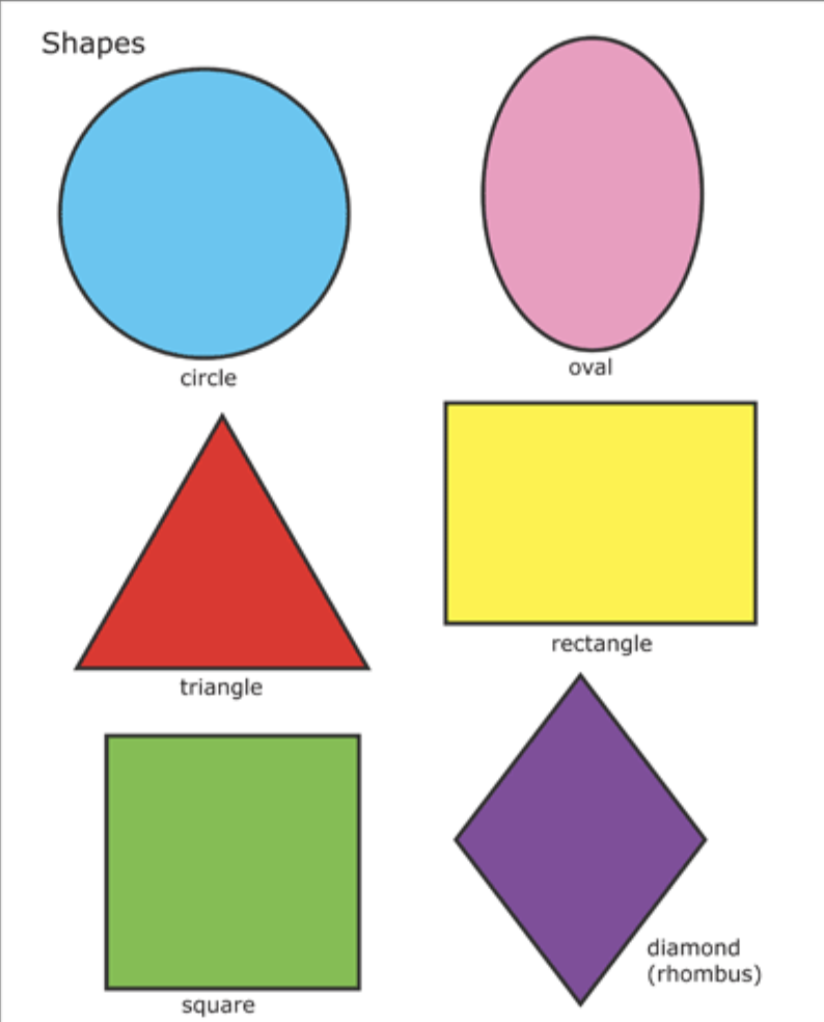
#> input picture Resources/shapes.png, 824 x 1022 px
$ python chapter8-shape-detection.py
#> lines starting #> are read from the running program, lines starting #| are printed output that depends on the picture; after the words box and inside, x2 and y2 are one past the last pixel; in counts of white or black regions, pixels touching at a corner belong together
import cv2
import numpy as np

path = "Resources/shapes.png"

def stackImages(scale,imgArray):
    rows = len(imgArray)
    cols = len(imgArray[0])
    rowsAvailable = isinstance(imgArray[0], list)
    width = imgArray[0][0].shape[1]
    height = imgArray[0][0].shape[0]
    if rowsAvailable:
        for x in range ( 0, rows):
            for y in range(0, cols):
                if imgArray[x][y].shape[:2] == imgArray[0][0].shape [:2]:
                    imgArray[x][y] = cv2.resize(imgArray[x][y], (0, 0), None, scale, scale)
                else:
                    imgArray[x][y] = cv2.resize(imgArray[x][y], (imgArray[0][0].shape[1], imgArray[0][0].shape[0]), None, scale, scale)
                if len(imgArray[x][y].shape) == 2: imgArray[x][y]= cv2.cvtColor( imgArray[x][y], cv2.COLOR_GRAY2BGR)
        imageBlank = np.zeros((height, width, 3), np.uint8)
        hor = [imageBlank]*rows
        hor_con = [imageBlank]*rows
        for x in range(0, rows):
            hor[x] = np.hstack(imgArray[x])
        ver = np.vstack(hor)
    else:
        for x in range(0, rows):
            if imgArray[x].shape[:2] == imgArray[0].shape[:2]:
                imgArray[x] = cv2.resize(imgArray[x], (0, 0), None, scale, scale)
            else:
                imgArray[x] = cv2.resize(imgArray[x], (imgArray[0].shape[1], imgArray[0].shape[0]), None,scale, scale)
            if len(imgArray[x].shape) == 2: imgArray[x] = cv2.cvtColor(imgArray[x], cv2.COLOR_GRAY2BGR)
        hor= np.hstack(imgArray)
        ver = hor
    return ver

def getCoutours(img):
    contours, hierarchy = cv2.findContours(img, cv2.RETR_EXTERNAL, cv2.CHAIN_APPROX_NONE)
    for cnt in contours:
        area = cv2.contourArea(cnt)
        #print(area)

        if area > 500:
            cv2.drawContours(imgContour, cnt, -1, (255, 0, 0), 2)
            perimeter = cv2.arcLength(cnt, True)
            #print(perimeter)
            approx = cv2.approxPolyDP(cnt, 0.02*perimeter, True)
            #print(len(approx))

            objCorners = len(approx)
            x, y, w, h = cv2.boundingRect(approx)

            if(objCorners == 3): objectType = "Tri"
            elif(objCorners == 4):
                aspRatio = w/float(h)
                if(aspRatio > 0.95 and aspRatio < 1.05):
                    objectType = "Square"
                else:
                    objectType = "Rectangle"
            elif(objCorners > 4): objectType = "Circle"


            cv2.rectangle(imgContour, (x, y), (x+w, y+h), (0, 255, 0), 3)
            cv2.putText(imgContour, objectType, ((x + (w//2)), y + (h//2)), cv2.FONT_HERSHEY_COMPLEX, 0.8, (0, 0, 0), 2)


img = cv2.imread(path)
#> img is the input picture: shape (1022, 824, 3); mean B, G, R 203.5, 215.4, 218.7
imgContour = img.copy()
imgGrey = cv2.cvtColor(img, cv2.COLOR_BGR2GRAY)
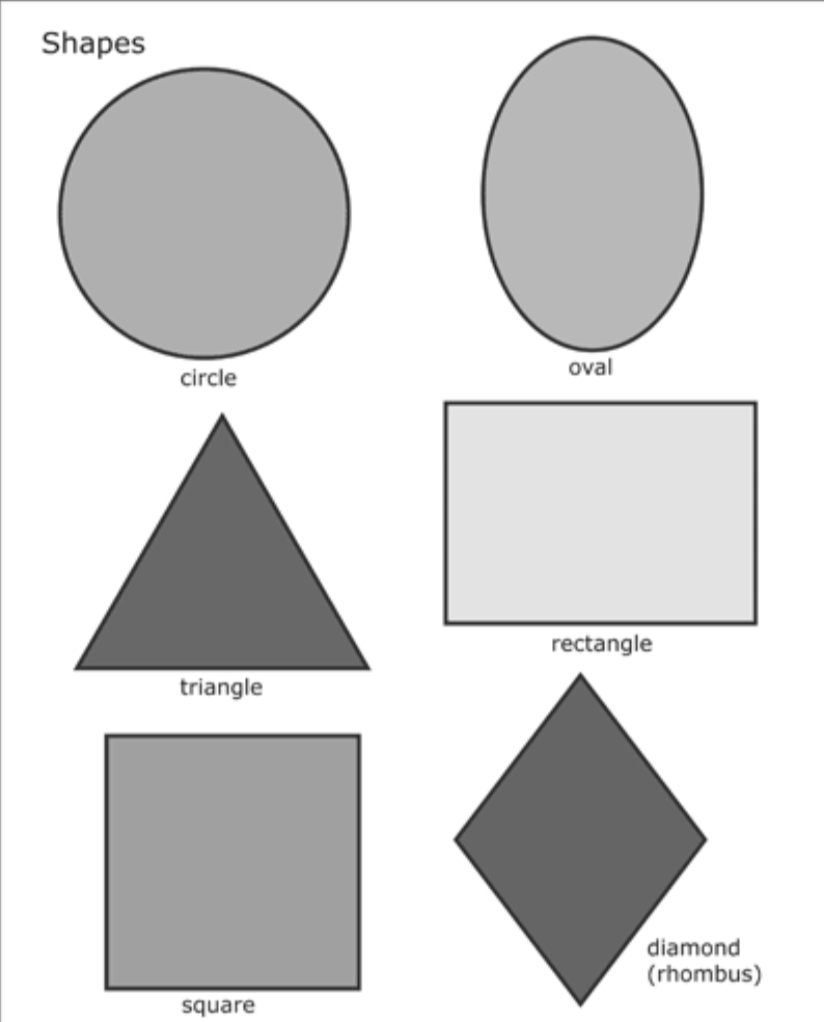
#> imgGrey: shape (1022, 824); min 33, max 255, mean 215.1
imgBlur = cv2.GaussianBlur(imgGrey, (7,7), 1)
imgCanny = cv2.Canny(img, 50, 50)
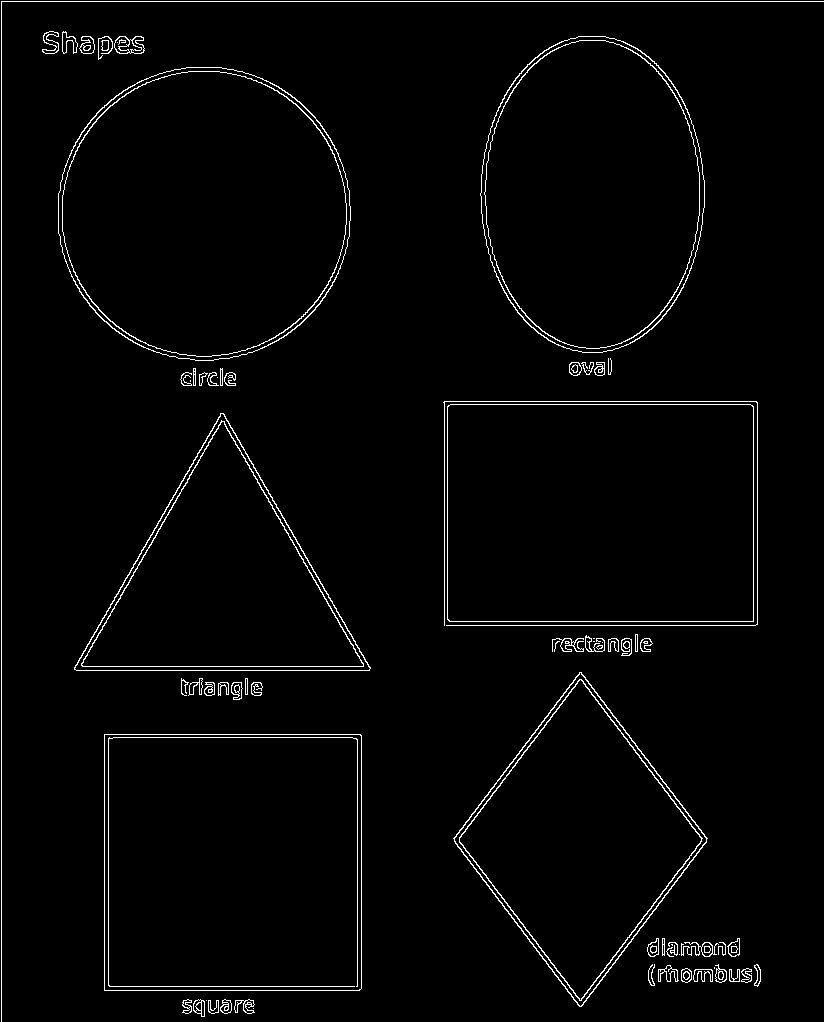
#> imgCanny: shape (1022, 824); 2.2% white in thin lines or dots
getCoutours(imgCanny)
#> in getCoutours, `contours, hierarchy = cv2.findContours(img, cv2.RETR_EXTERNAL, cv2.CHA..`: contours = 71 contours, 27 with area under 20; largest, box (x1, y1, x2, y2) and area: (58, 67, 351, 361) 67438, (447, 404, 754, 622) 66394, (104, 734, 362, 991) 65790, (480, 36, 705, 353) 55550, (453, 672, 708, 1007) 42921
#> the loop in getCoutours, `for cnt in contours:` made 71 passes
#> (area, perimeter, approx, objCorners, x, y, w, h) on passes 27, 35, 49: (65789.5, 1024.2, [[104, 734], [104, 990], [361, 988], [360, 734]], 4, 104, 734, 258, 257), (42921, 880.8, [[579, 672], [453, 838], [581, 1006], [707, 838]], 4, 453, 672, 255, 335), (66394, 1042.5, [[447, 406], [449, 621], [753, 621], [752, 405]], 4, 447, 405, 307, 217)
#> (area, perimeter, approx, objCorners, x, y, w, h) on pass 48: (38671.5, 933.2, [[220, 413], [74, 669], [369, 670]], 3, 74, 413, 296, 258)
#> after the loop in getCoutours, `for cnt in contours:`:
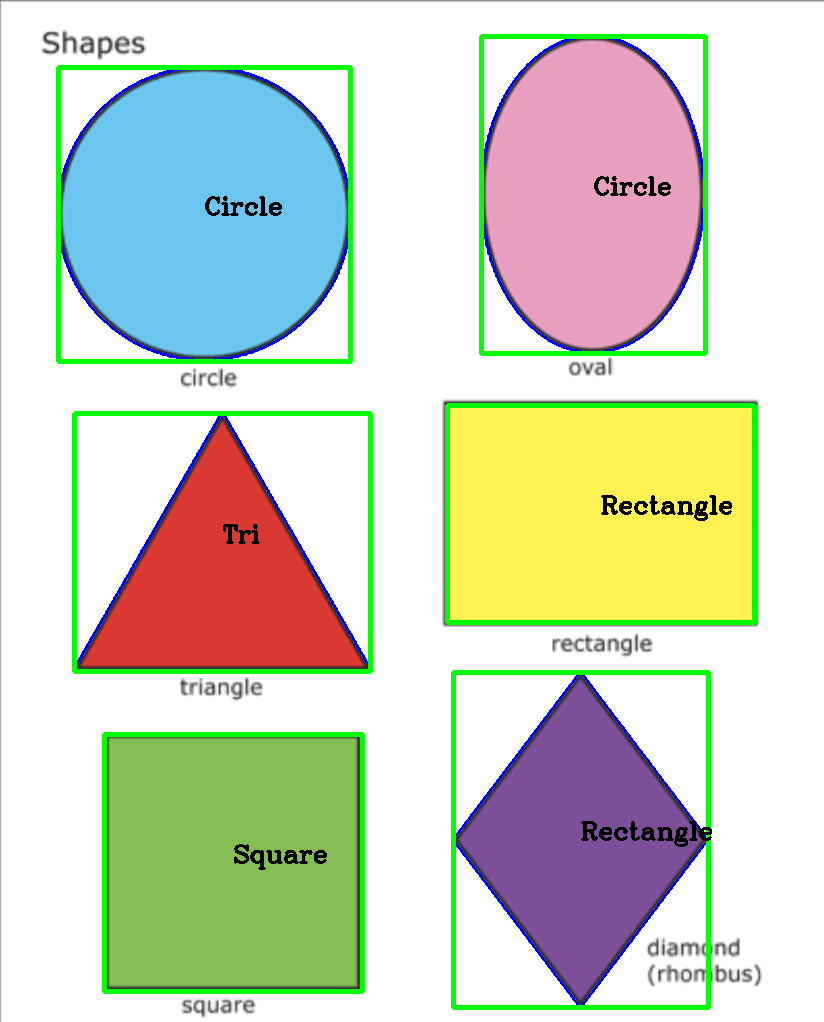
#> imgContour: shape (1022, 824, 3); 5.34% of pixels changed, all inside (x1, y1, x2, y2) = (56, 34, 757, 1010)
imgBlank = np.zeros_like(img)
imgStack = stackImages(0.7, [[img, imgGrey], [imgCanny, imgContour]])
#> after the loop in stackImages, `for x in range ( 0, rows):`: imgArray = 2 items
#> in stackImages, `ver = np.vstack(hor)`:
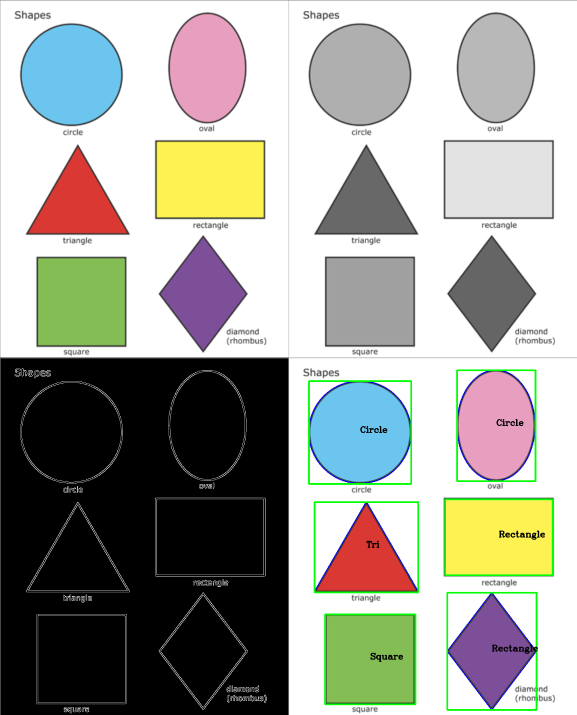
#> ver: shape (1430, 1154, 3) (shown at 1/2 size); mean of channels 0, 1, 2 154.8, 162.6, 161.8; drawn as B, G, R
cv2.imshow("Stacked Images", imgStack)
cv2.waitKey(0)
